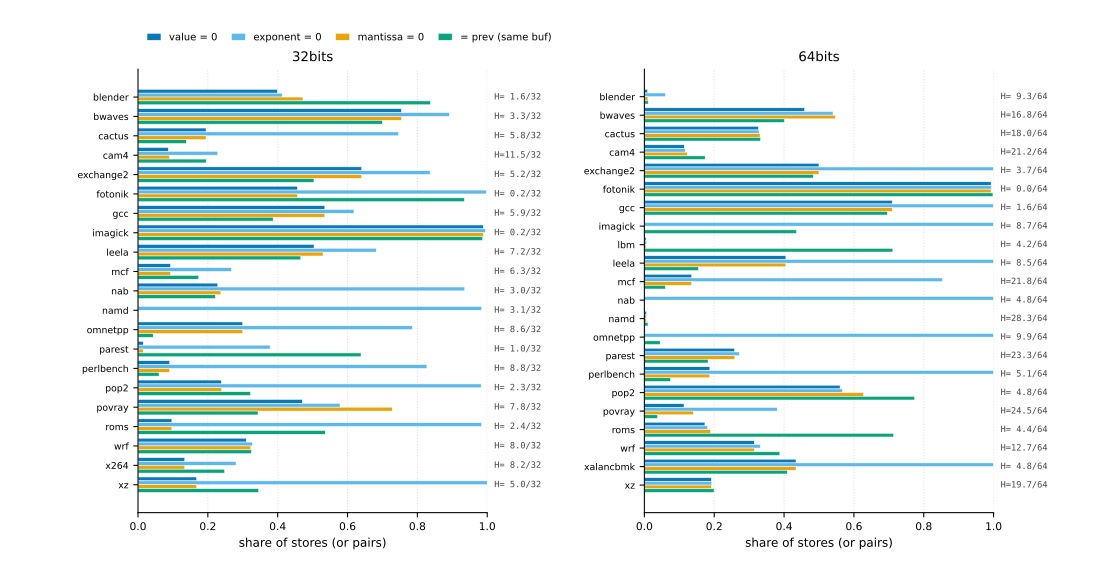

Python code for this plot:
#!/usr/bin/env python3
"""Bit-pattern shares per (bench, alloc_type).

Per row, four overlapping shares: exact-zero values, biased-exponent-zero
values, mantissa-zero values, and pairs whose adjacent (within the same
buffer) store wrote the same bits. The four categories overlap by
construction — a value of 0 satisfies all three pattern tests. The right
margin annotates the mean Hamming distance to the previous store within
the same buffer (lower → more spatially coherent).
"""
from pathlib import Path

import matplotlib.pyplot as plt
import numpy as np
import pandas as pd

HERE = Path(__file__).resolve().parent
OUT  = HERE / "figure.svg"

# Wong-palette categories (colorblind-safe).
CATS = [
    ("zero_values",   "value = 0",          "#0072B2", "total"),
    ("exp_zero",      "exponent = 0",       "#56B4E9", "total"),
    ("mantissa_zero", "mantissa = 0",       "#E69F00", "total"),
    ("bit_identical", "= prev (same buf)",  "#009E73", "pairs"),
]


def main() -> None:
    df = pd.read_csv(HERE / "result.csv")
    df = df.sort_values(["alloc_type", "bench"]).reset_index(drop=True)

    fig, axes = plt.subplots(
        1, 2, figsize=(11.5, 6.0), sharex=True,
        gridspec_kw={"wspace": 0.45},
    )

    for ax, atype in zip(axes, ("32bits", "64bits")):
        sub = df[df.alloc_type == atype].reset_index(drop=True)
        n = len(sub)
        y = np.arange(n)
        h = 0.20  # bar height

        for k, (col, label, color, denom_col) in enumerate(CATS):
            denom = sub[denom_col].replace(0, np.nan)
            frac = (sub[col] / denom).to_numpy(dtype=float)
            ax.barh(y - 1.5 * h + k * h, frac,
                    height=h, color=color, edgecolor="white",
                    linewidth=0.4, alpha=0.95, label=label)

        ax.set_yticks(y)
        ax.set_yticklabels(sub["bench"].tolist(), fontsize=7)
        ax.invert_yaxis()
        ax.set_xlim(0, 1.0)
        ax.set_xlabel("share of stores (or pairs)", fontsize=9)
        ax.tick_params(axis="x", labelsize=8)
        ax.set_title(atype, fontsize=10)
        ax.grid(axis="x", linestyle=":", alpha=0.4)
        ax.set_axisbelow(True)
        for spine in ("top", "right"):
            ax.spines[spine].set_visible(False)

        # Right-margin Hamming annotation per row.
        max_h = 64 if atype == "64bits" else 32
        for i, r in sub.iterrows():
            mh = r["mean_hamming"]
            if pd.isna(mh):
                txt = "—"
            else:
                txt = f"H={mh:4.1f}/{max_h}"
            ax.text(1.02, i, txt, ha="left", va="center",
                    fontsize=6.5, color="#444",
                    family="monospace",
                    transform=ax.get_yaxis_transform())

    axes[0].legend(loc="lower left", bbox_to_anchor=(0.0, 1.04),
                   ncol=4, fontsize=7.5, frameon=False, handlelength=1.4,
                   columnspacing=1.4)

    fig.tight_layout(rect=(0, 0, 1, 0.96))
    fig.savefig(OUT, format="svg")
    print(f"wrote {OUT}")


if __name__ == "__main__":
    main()
